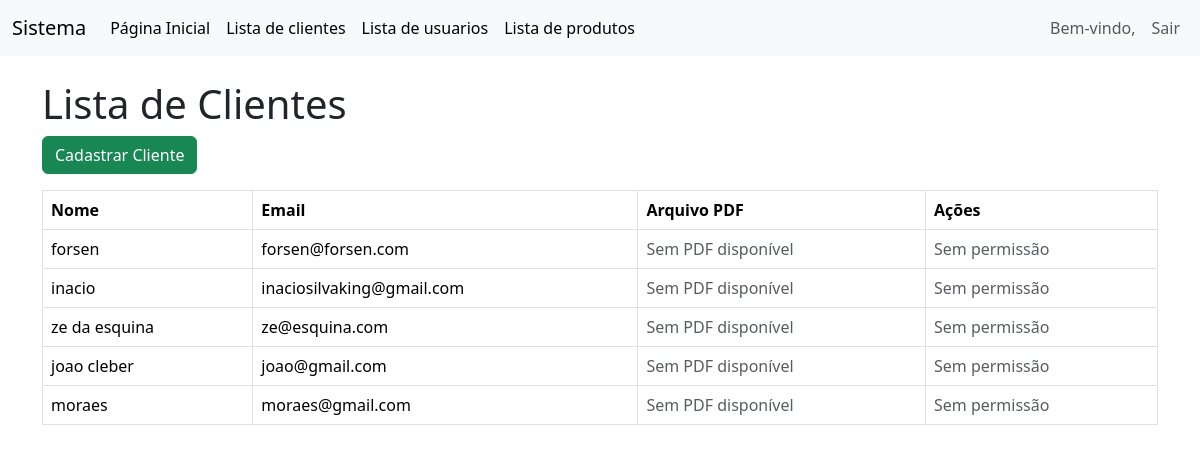
The app's page /lista_clientes.php with its own data.
### tables this page shows
CREATE TABLE `clientes` (
  `id` int NOT NULL,
  `nome` varchar(255) NOT NULL,
  `email` varchar(255) NOT NULL,
  `arquivo_pdf` varchar(255) NOT NULL
);

### lista_clientes.php (the view, shortened to what this page needs)
<?php
include 'conexao.php';
include 'menu.php';
$clientes = $conn->query("SELECT * FROM clientes")->fetchAll(PDO::FETCH_ASSOC);
$temAcessoAdmin = isset($_SESSION['nivel_acesso']) && $_SESSION['nivel_acesso'] === 'ADMINISTRADOR';
?>
<!DOCTYPE html>
<html lang="pt-br">
<head>
    <link href="https://cdn.jsdelivr.net/npm/bootstrap@5.3.3/dist/css/bootstrap.min.css" rel="stylesheet">
</head>
<body>
    <div class="container">
        <h1 class="mt-4">Lista de Clientes</h1>
        <a href="cadastrar.php" class="btn btn-success mb-3">Cadastrar Cliente</a>
        <table class="table table-bordered">
            <thead>
                <tr>
                    <th>Nome</th>
                    <th>Email</th>
                    <th>Arquivo PDF</th>
                    <th>Ações</th>
                </tr>
            </thead>
            <tbody>
                <?php foreach ($clientes as $cliente): ?>
                    <tr>
                        <td><?= htmlspecialchars($cliente['nome']) ?></td>
                        <td><?= htmlspecialchars($cliente['email']) ?></td>
                        <td>
                            <?php if (!empty($cliente['arquivo_pdf']) && file_exists("uploads/{$cliente['arquivo_pdf']}")): ?>
                                <a href="uploads/<?= htmlspecialchars($cliente['arquivo_pdf']) ?>" target="_blank">Ver PDF</a>
                            <?php else: ?>
                                <span class="text-muted">Sem PDF disponível</span>
                            <?php endif; ?>
                        </td>
                        <td>
                            <?php if ($temAcessoAdmin): ?>
                                <a href="editar.php?id=<?= $cliente['id'] ?>" class="btn btn-warning btn-sm">Editar</a>
                                <a href="excluir.php?id=<?= $cliente['id'] ?>" class="btn btn-danger btn-sm" onclick="return confirm('A exclusão é permanente! Tem certeza disso?')">Excluir</a>
                            <?php else: ?>
                                <span class="text-muted">Sem permissão</span>
                            <?php endif; ?>
                        </td>
                    </tr>
                <?php endforeach; ?>
            </tbody>
        </table>
    </div>
</body>
</html>

### menu.php (shortened to what this page needs)
<nav class="navbar navbar-expand-lg navbar-light bg-light">
    <div class="container-fluid">
        <a class="navbar-brand" href="#">Sistema</a>
        <div class="collapse navbar-collapse" id="navbarNav">
            <ul class="navbar-nav me-auto">
                <li class="nav-item">
                    <a class="nav-link active" aria-current="page" href="#">Página Inicial</a>
                </li>
                <li class="nav-item">
                    <a class="nav-link active" aria-current="page" href="lista_clientes.php">Lista de clientes</a>
                </li>
                <li class="nav-item">
                    <a class="nav-link active" aria-current="page" href="lista_usuarios.php">Lista de usuarios</a>
                </li>
                <li class="nav-item">
                    <a class="nav-link active" aria-current="page" href="lista_produtos.php">Lista de produtos</a>
                </li>
            </ul>
            <ul class="navbar-nav ml-auto">
                <li class="nav-item">
                    <span class="nav-link">Bem-vindo, <?php echo $_SESSION['nome_usuario'];
                                                        ?></span>
                </li>
                <li class="nav-item">
                    <a class="nav-link btn btn-outline-danger" href="logout.php">Sair</a>
                </li>
            </ul>
        </div>
    </div>
</nav>
<link href="https://cdn.jsdelivr.net/npm/bootstrap@5.3.0-alpha1/dist/css/bootstrap.min.css" rel="stylesheet">

### records on screen
clientes: nome "forsen", email "forsen@forsen.com", arquivo_pdf "Sem PDF disponível"
clientes: nome "inacio", email "inaciosilvaking@gmail.com", arquivo_pdf "Sem PDF disponível"
clientes: nome "ze da esquina", email "ze@esquina.com", shows "Sem PDF disponível"
clientes: nome "joao cleber", email "joao@gmail.com", shows "Sem PDF disponível"
clientes: nome "moraes", email "moraes@gmail.com", shows "Sem PDF disponível"
